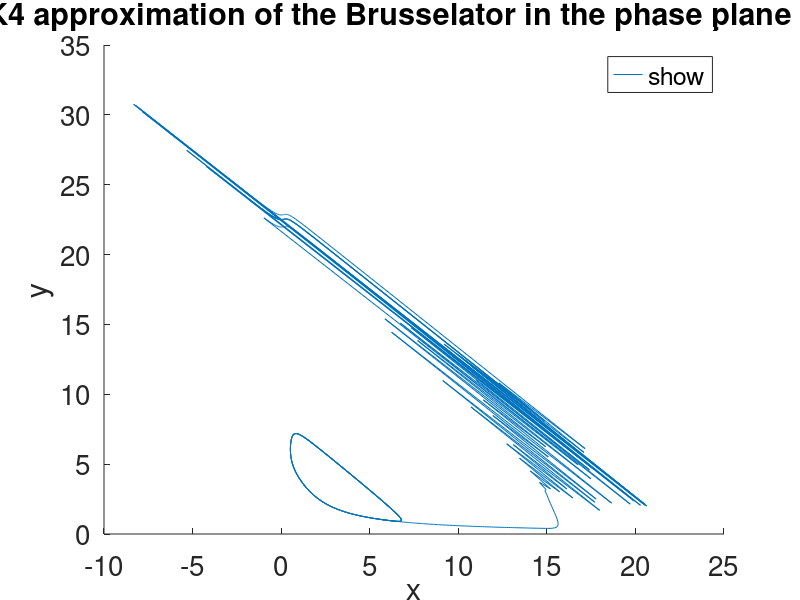

Reproduce this figure in MATLAB.
clear all
tmax = 25;  % t range
step = 0.01; % h value
tsol = 0:step:tmax; % t array
ysol = zeros(1, length(tsol)); % y array
xsol = zeros(1, length(tsol)); % x array
ysol(1) = 11; % initial y
xsol(1) = 11; % initial x
Aconst = 2; % A constant
Bconst = 6; % B constant
fxyt = @(tsol, xsol, ysol) Aconst - (Bconst * xsol) + xsol^2 * ysol - xsol; % f(t,x,y)
gxyt = @(tsol, xsol, ysol) Bconst * xsol - xsol^2 * ysol; % g(t,x,y)
for i = 1:(length(tsol)-1) % RK4
    k0 = fxyt(tsol(i), xsol(i), ysol(i));
    l0 = gxyt(tsol(i), xsol(i), ysol(i));
    k1 = fxyt(tsol(i)+0.5*step,xsol(i)+0.5*step*k0,ysol(i)+0.5*step*l0);
    l1 = gxyt(tsol(i)+0.5*step,xsol(i)+0.5*step*k0,ysol(i)+0.5*step*l0);
    k2 = fxyt((tsol(i)+0.5*step),(xsol(i)+0.5*step*k1),(ysol(i)+0.5*step*l1));
    l2 = gxyt((tsol(i)+0.5*step),(xsol(i)+0.5*step*k1),(ysol(i)+0.5*step*l1));
    k3 = fxyt((tsol(i)+step),(xsol(i)+k2*step),(ysol(i)+l2*step));
    l3 = gxyt((tsol(i)+step),(xsol(i)+k2*step),(ysol(i)+l2*step));
    xsol(i+1) = xsol(i) + (1/6)*step*(k0 + 2*k1 + 2*k2 + k3); % x_{n+1}
    ysol(i+1) = ysol(i) + (1/6)*step*(l0 + 2*l1 + 2*l2 + l3); % y_{n+1}
end
%hold on
%title('RK4 approximation of the Brusselator between t = 0 and 5','FontSize',14);
%xlabel('t', 'FontSize',14);
%ylabel('Approximation', 'FontSize',14);
%plot(tsol, xsol,'DisplayName', 'x');
%plot(tsol, ysol, 'DisplayName', 'y');
%set(gca,'FontSize',20);
%legend('show', 'FontSize',20);
%hold off
hold on
plot(xsol, ysol, 'DisplayName', 'x_0 = 11, y_0 = 11');
title('RK4 approximation of the Brusselator in the phase plane (x,y)','FontSize',14);
xlabel('x', 'FontSize',14);
ylabel('y', 'FontSize',14);
legend('show', 'FontSize',20);
set(gca,'FontSize',20);